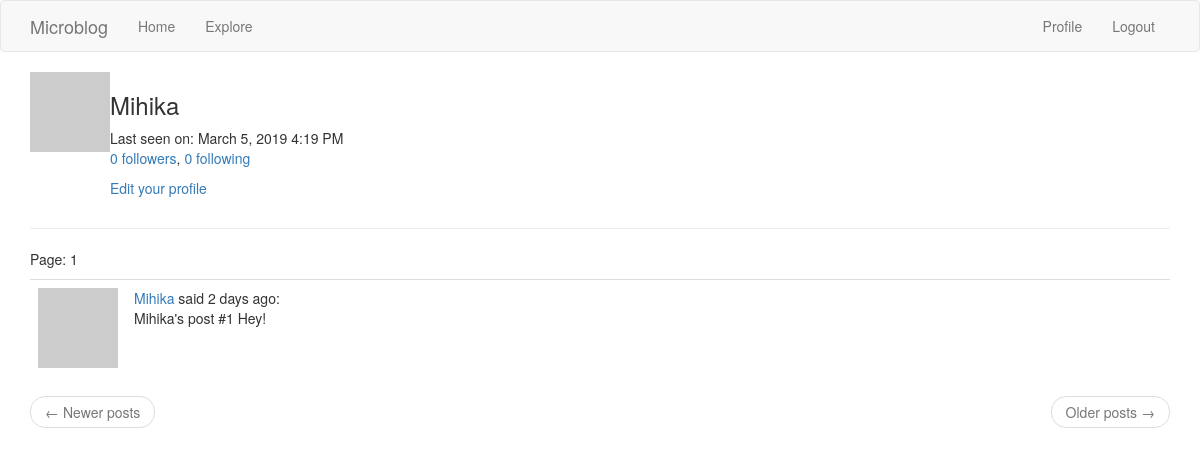
The page /user/Mihika (signed in) on the database as committed earlier.
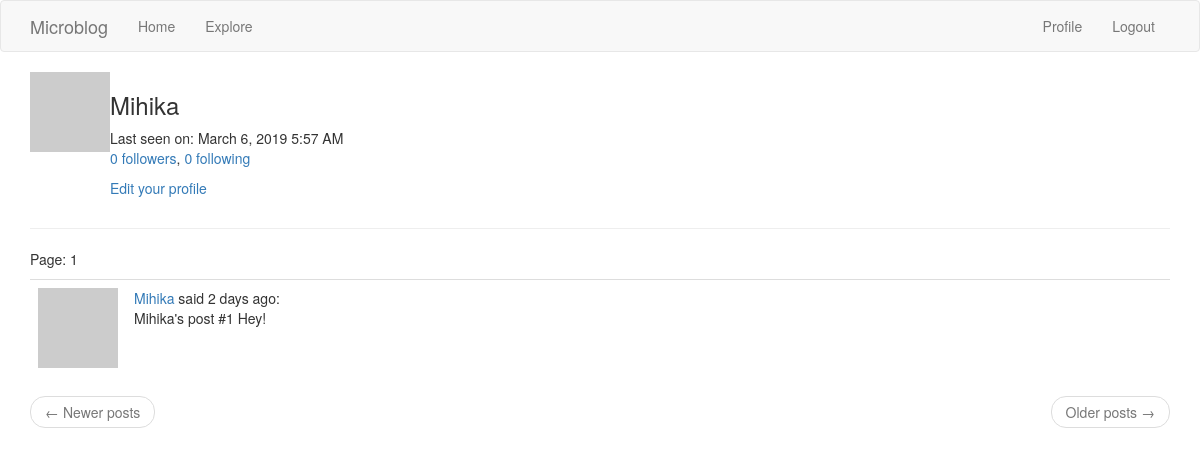
The same page on the database as committed later.
### app/models.py (models this page shows, shortened)
class User(UserMixin, db.Model):
	id = db.Column(db.Integer, primary_key=True)
	username = db.Column(db.String(128), unique=True, index=True)
	email = db.Column(db.String(128), unique=True, index=True)
	password = db.Column(db.String(200), unique=True, index=True)
	about_me = db.Column(db.String(140))
	last_seen = db.Column(db.DateTime, default=datetime.utcnow)
	posts = db.relationship('Post', backref='author', lazy='dynamic')
	followed = db.relationship('User', secondary=followers, primaryjoin=(followers.c.follower_id == id), secondaryjoin=(
		followers.c.followed_id == id), backref=db.backref('followers', lazy='dynamic'), lazy='dynamic')
	def avatar(self, size):
		x = "hey8989"+self.email
		digest = md5(x.lower().encode('utf-8')).hexdigest()
		return 'https://www.gravatar.com/avatar/{}?d=identicon&s={}'.format(digest, size)

class Post(db.Model):
	id = db.Column(db.Integer, primary_key=True)
	body = db.Column(db.String(140))
	timestamp = db.Column(db.DateTime, index=True, default=datetime.utcnow)
	language = db.Column(db.String(5))
	user_id = db.Column(db.Integer, db.ForeignKey('user.id'))

### app/routes.py (the view)
@app.route('/user/<username>')
@login_required
def user(username):
	user = User.query.filter_by(username=username).first_or_404()
	page = request.args.get('page', 1, type=int)
	posts = user.posts.order_by(Post.timestamp.desc()).paginate(page, app.config['POSTS_PER_PAGE'], False)
	prev_url = url_for('user', username=user.username, page=posts.prev_num) if posts.has_prev else None
	next_url = url_for('user', username=user.username, page=posts.next_num) if posts.has_next else None
	return render_template('user.html', title="title", user=user, posts=posts.items, prev_url=prev_url, next_url=next_url, page=page)

### app/models.py (called while the page is built)
@login.user_loader
def load_user(id):
	return User.query.get(int(id))

### app/routes.py (called while the page is built)
@app.before_request
def before_request():
	g.locale = str(get_locale())
	if current_user.is_authenticated:
		current_user.last_seen = datetime.utcnow()
		db.session.commit()

### app/templates/user.html (shortened to what this page needs)
{% extends "base.html" %}
{% block app_content %}
    <table>
         <tr valign="top">
            <td> <img src = "{{ user.avatar(128) }}"> </td>
            <td>
                <h3>{{ user.username }}</h3>
                {% if user.last_seen %}
                    Last seen on: {{ moment(user.last_seen).format('LLL') }}
                {% endif %}
                <p>
                    <a href = "{{ url_for('followers', username=user.username) }}">{{ user.followers.count() }} followers</a>,
                    <a href = "{{ url_for('following', username=user.username) }}">{{ user.followed.count() }} following </a>
                </p>
                {% if user == current_user %}
                    <p><a href = "{{ url_for('edit_profile') }}">Edit your profile</a></p>
                {% elif not current_user.is_following(user) %}
                    <p><a href = "{{ url_for('follow', username=user.username) }}">Follow</a></p>
                {% else %}
                    <p><a href = "{{ url_for('unfollow', username=user.username) }}">Unfollow</a></p>
                {% endif %}
            </td>
        </tr>
    </table>
    <hr>
    <p>Page: {{ page }}</p>
    {% for post in posts %}
        {% include '_post.html' %}
    {% endfor %}
    <nav aria-label="...">
        <ul class="pager">
            <li class="previous{% if not prev_url %} disabled{% endif %}">
                <a href="{{ prev_url or '#' }}">
                    <span aria-hidden="true">&larr;</span> Newer posts
                </a>
            </li>
            <li class="next{% if not next_url %} disabled{% endif %}">
                <a href="{{ next_url or '#' }}">
                    Older posts <span aria-hidden="true">&rarr;</span>
                </a>
            </li>
        </ul>
    </nav>
{% endblock %}

### app/templates/base.html (shortened to what this page needs)
{% extends 'bootstrap/base.html' %}
{% block navbar %}
    <nav class="navbar navbar-default">
        <div class="container">
            <div class="navbar-header">
                <a class="navbar-brand" href="{{ url_for('index') }}">Microblog</a>
            </div>
            <div class="collapse navbar-collapse" id="bs-example-navbar-collapse-1">
                <ul class="nav navbar-nav">
                    <li><a href="{{ url_for('index') }}">Home</a></li>
                    <li><a href="{{ url_for('explore') }}">Explore</a></li>
                </ul>
                <ul class="nav navbar-nav navbar-right">
                    {% if current_user.is_anonymous %}
                    <li><a href="{{ url_for('login') }}">Login</a></li>
                    {% else %}
                    <li><a href="{{ url_for('user', username=current_user.username) }}">Profile</a></li>
                    <li><a href="{{ url_for('logout') }}">Logout</a></li>
                    {% endif %}
                </ul>
            </div>
        </div>
    </nav>
{% endblock %}
{% block content %}
    <div class="container">
        {% block app_content %}{% endblock %}
    </div>
{% endblock %}

### app/templates/_post.html (shortened to what this page needs)
 <table class="table table-hover">
        <tr>
            <td width="70px">
                <a href="{{ url_for('user', username=post.author.username) }}">
                    <img src="{{ post.author.avatar(70) }}" />
                </a>
            </td>
            <td>
                <a href="{{ url_for('user', username=post.author.username) }}">
                    {{ post.author.username }}
                </a>
                {{ _('said') }} {{ moment(post.timestamp).fromNow() }}:
                <br>
                {{ post.body }}
            </td>
        </tr>
    </table>

Rows that differ between the two databases and show on the page:
changed User "Mihika": last_seen "March 5, 2019 4:19 PM" → "March 6, 2019 5:57 AM"
